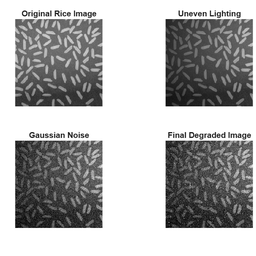
%> input picture exercises/Lecture8Exercise7/Lecture8_Exercise7_Degradation.png (cropped and resized to the size of MATLAB's example picture, made grey), 256 x 256 px, given in place of rice.png, which was not available
$ octave Lecture8Exercise7.m   (GNU Octave 9; MATLAB toolbox functions it lacks are replaced by stand-ins)
%> lines starting %> are read from the running program, lines starting %| are printed output that depends on the picture; in (x1, y1, x2, y2) boxes, pixels count from 0 and x2, y2 are one past the last pixel; in counts of white or black regions, pixels touching at a corner belong together; the program's own positions count from 1

%% Lecture 8 - Exercise 7: Final Mini Project
% Topic: Complete Image Processing Pipeline
% Rice Grain Detection and Measurement

clear;
clc;
close all;

%% Part 1: Create results folder

outputFolder = 'Lecture8_Exercise7_Results';

if ~exist(outputFolder, 'dir')
    mkdir(outputFolder);
end

%% Part 2: Load original rice image

I = imread('rice.png');
%> I is the input picture: size 256x256 uint8; min 0, max 255, mean 174

% Convert to double for image calculations
I_double = im2double(I);

%% Part 3: Degrade image

% Make results reproducible
rng(1);

% Create uneven lighting ramp
[rows, cols] = size(I);
%> rows = 256; cols = 256

[X, Y] = meshgrid(linspace(0,1,cols), ...
                  linspace(0,1,rows));

lighting = 0.4 + 0.6 * X;

% Apply uneven lighting
I_light = I_double .* lighting;

% Add Gaussian noise
I_gaussian = imnoise(I_light, 'gaussian', 0, 0.01);

% Add Salt & Pepper noise
I_degraded = imnoise(I_gaussian, 'salt & pepper', 0.02);

%% Part 4: Display degradation results

fig1 = figure('Name', 'Image Degradation');

subplot(2,2,1);
imshow(I);
title('Original Rice Image');

subplot(2,2,2);
imshow(I_light);
title('Uneven Lighting');

subplot(2,2,3);
imshow(I_gaussian);
title('Gaussian Noise');

subplot(2,2,4);
imshow(I_degraded);
title('Final Degraded Image');

saveas(fig1, fullfile(outputFolder, ...
    'Lecture8_Exercise7_Degradation.png'));

%% Part 5: Denoising

% Median filter removes Salt & Pepper noise
I_median = medfilt2(I_degraded, [3 3]);

% Gaussian filter reduces Gaussian noise
I_denoised = imgaussfilt(I_median, 1);

fig2 = figure('Name', 'Denoising');

subplot(1,3,1);
imshow(I_degraded);
title('Degraded Image');

subplot(1,3,2);
imshow(I_median);
title('Median Filter');

subplot(1,3,3);
imshow(I_denoised);
title('Median + Gaussian');

saveas(fig2, fullfile(outputFolder, ...
    'Lecture8_Exercise7_Denoising.png'));

%% Part 6: Background correction

% Convert to uint8 for morphological operations
I_denoised_uint8 = im2uint8(I_denoised);

% Estimate background using morphological opening
se = strel('disk', 15);

background = imopen(I_denoised_uint8, se);
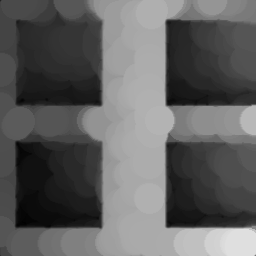
%> background: size 256x256 uint8; min 1, max 223, mean 96.7

% Subtract estimated background
I_corrected = imsubtract(I_denoised_uint8, background);

% Improve contrast
I_corrected = imadjust(I_corrected);
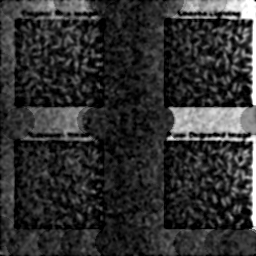
%> I_corrected: size 256x256 uint8; min 0, max 255, mean 48.7

fig3 = figure('Name', 'Background Correction');

subplot(1,3,1);
imshow(I_denoised_uint8);
title('Before Correction');

subplot(1,3,2);
imshow(background);
title('Estimated Background');

subplot(1,3,3);
imshow(I_corrected);
title('Corrected Image');

saveas(fig3, fullfile(outputFolder, ...
    'Lecture8_Exercise7_Background_Correction.png'));

%% Part 7: Thresholding and cleanup

% Automatic Otsu thresholding
BW = imbinarize(I_corrected);
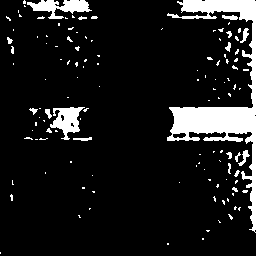
%> BW: size 256x256 logical; 10.7% white; 125 white regions (107 under 20 px), largest, box (x1, y1, x2, y2) and area: (167, 0, 256, 233) 4622, (27, 0, 92, 19) 624, (50, 107, 85, 140) 590

% Remove objects smaller than 50 pixels
BW_clean = bwareaopen(BW, 50);
%> BW_clean: size 256x256 logical; 9.2% white; 6 white regions, box (x1, y1, x2, y2) and area: (167, 0, 256, 233) 4622, (27, 0, 92, 19) 624, (50, 107, 85, 140) 590, (238, 150, 250, 166) 71, (240, 28, 249, 43) 62, (222, 15, 238, 20) 57

% Fill internal holes
BW_clean = imfill(BW_clean, 'holes');

fig4 = figure('Name', 'Segmentation');

subplot(1,3,1);
imshow(I_corrected);
title('Corrected Image');

subplot(1,3,2);
imshow(BW);
title('Otsu Threshold');

subplot(1,3,3);
imshow(BW_clean);
title('Cleaned Binary Image');

saveas(fig4, fullfile(outputFolder, ...
    'Lecture8_Exercise7_Segmentation.png'));

%% Part 8: Label rice grains

[L, numGrains] = bwlabel(BW_clean);
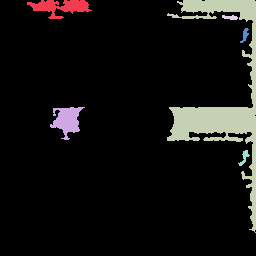
%> L: size 256x256 double; 7 distinct labels, from 0 to 6; one colour per label, 0 black
%> numGrains = 6

% Color each detected grain
L_color = label2rgb(L, 'jet', 'k', 'shuffle');
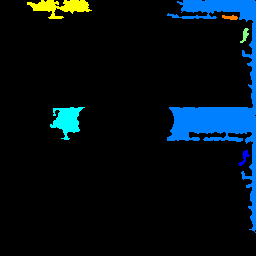
%> L_color: size 256x256x3 uint8; mean R, G, B 2.8, 14.3, 21

fig5 = figure('Name', 'Rice Grain Detection');

subplot(1,2,1);
imshow(I);
title('Original Rice Image');

subplot(1,2,2);
imshow(L_color);
title('Detected Rice Grains');

saveas(fig5, fullfile(outputFolder, ...
    'Lecture8_Exercise7_Detected_Grains.png'));

%% Part 9: Measure grain properties

stats = regionprops(BW_clean, ...
    'Area', 'Centroid');
%> stats = 6 regions; Area and Centroid: 4672 [223 95.8], 624 [61.2 7.6], 611 [67.7 120.9], 71 [244.9 158.1], 62 [245.5 35.7], 57 [230.8 18.1]

areas = [stats.Area]';
%> areas = [624; 611; 4672; 57; 71; 62]

GrainID = (1:numGrains)';
%> GrainID = [1; 2; 3; 4; 5; 6]

% Create table
results = table(GrainID, areas, ...
    'VariableNames', {'GrainID', 'AreaPixels'});
%> results = 6 items; GrainID and AreaPixels: 1 624, 2 611, 3 4672, 4 57, 5 71, 6 62

disp('Rice Grain Measurements:');
disp(results);

% Save table
writetable(results, fullfile(outputFolder, ...
    'Lecture8_Exercise7_Grain_Measurements.csv'));

%% Part 10: Calculate statistics

fprintf('\n===== RICE GRAIN ANALYSIS =====\n');

fprintf('Total grains detected: %d\n', numGrains);
%| Total grains detected: 6

if numGrains > 0

    meanArea = mean(areas);
%> meanArea = 1016.2
    stdArea = std(areas);
%> stdArea = 1811.5

    fprintf('Mean grain area: %.2f pixels\n', meanArea);
%| Mean grain area: 1016.17 pixels
    fprintf('Standard deviation: %.2f pixels\n', stdArea);
%| Standard deviation: 1811.46 pixels

else
    disp('No grains detected.');
end

%% Part 11: Plot grain area histogram

fig6 = figure('Name', 'Grain Area Histogram');

if numGrains > 0
    histogram(areas, 15);
end

xlabel('Grain Area (Pixels)');
ylabel('Number of Grains');
title('Rice Grain Area Distribution');
grid on;
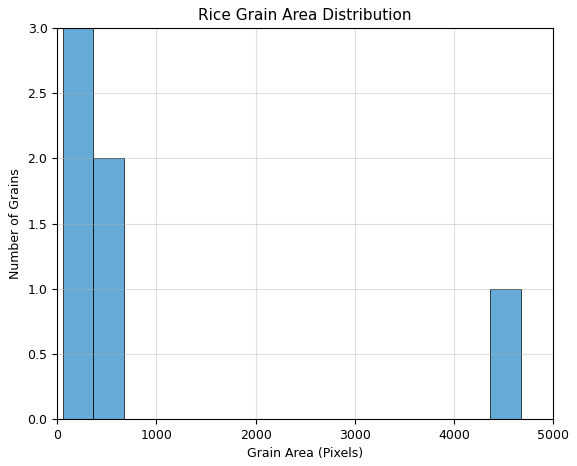
%> figure redrawn from the program's plot data; tallest bar 3 high, from x = 57 to 364.7

saveas(fig6, fullfile(outputFolder, ...
    'Lecture8_Exercise7_Area_Histogram.png'));

%% Part 12: Display numbered grains

fig7 = figure('Name', 'Numbered Rice Grains');

imshow(I);
title('Detected Grains with IDs');
hold on;

for k = 1:numGrains

    center = stats(k).Centroid;

    text(center(1), center(2), num2str(k), ...
        'Color', 'yellow', ...
        'FontSize', 7, ...
        'HorizontalAlignment', 'center');

end
%> this loop made 6 passes
%> center on passes 1 to 6: [61.15 7.59], [67.67 120.9], [223 95.77], [230.8 18.05], [244.9 158.1], [245.5 35.69]
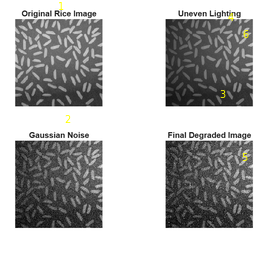
%> figure redrawn from the program's plot data; its title reads 'Detected Grains with IDs'

hold off;

saveas(fig7, fullfile(outputFolder, ...
    'Lecture8_Exercise7_Numbered_Grains.png'));

%% Part 13: Save individual images

imwrite(I_light, fullfile(outputFolder, ...
    'Lecture8_Exercise7_Uneven_Lighting.png'));

imwrite(I_degraded, fullfile(outputFolder, ...
    'Lecture8_Exercise7_Degraded_Image.png'));

imwrite(I_denoised, fullfile(outputFolder, ...
    'Lecture8_Exercise7_Denoised_Image.png'));

imwrite(I_corrected, fullfile(outputFolder, ...
    'Lecture8_Exercise7_Corrected_Image.png'));

imwrite(BW_clean, fullfile(outputFolder, ...
    'Lecture8_Exercise7_Binary_Mask.png'));

imwrite(L_color, fullfile(outputFolder, ...
    'Lecture8_Exercise7_Labeled_Grains.png'));

%% Finished

disp('Lecture 8 - Exercise 7 completed!');
disp(['Results saved in: ', outputFolder]);
